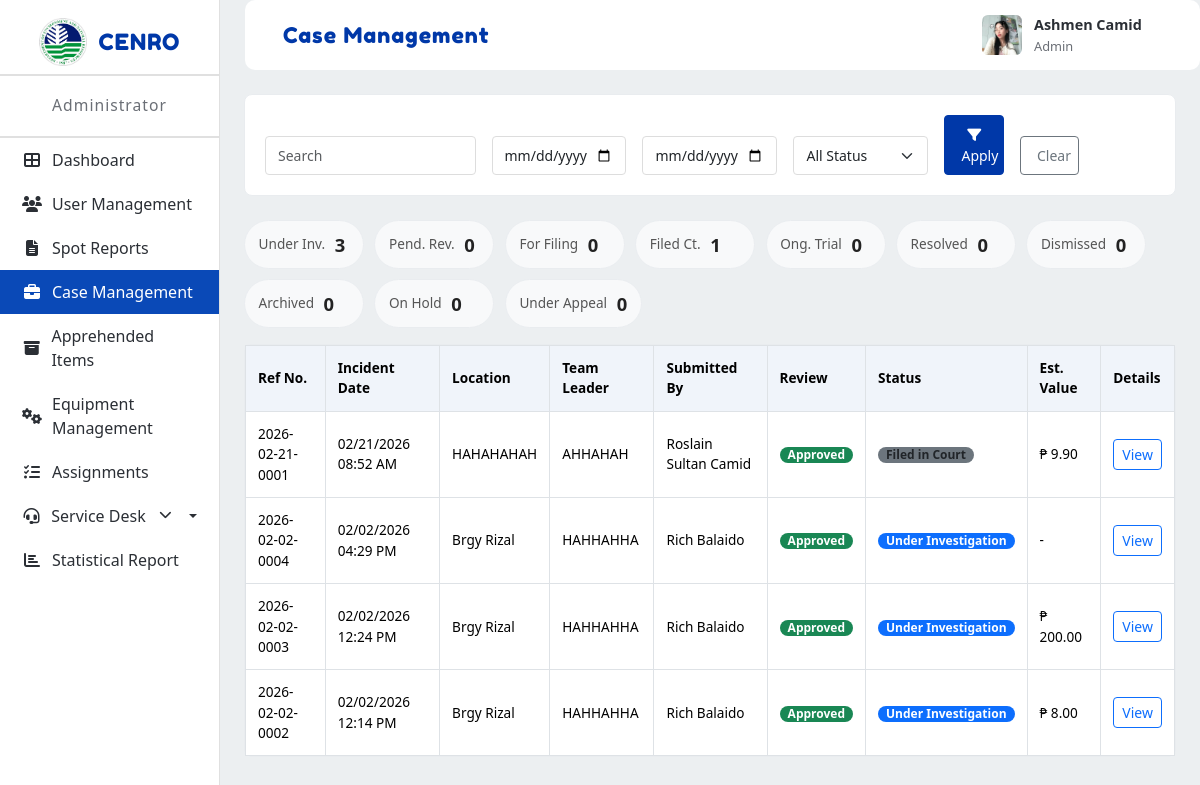
/prototype/app/modules/admin/views/case_management.php (signed in), run on the app's committed database.
### tables this page shows
CREATE TABLE `users` (
  `id` int(11) NOT NULL,
  `email` varchar(255) NOT NULL,
  `password_hash` varchar(255) NOT NULL,
  `full_name` varchar(255) NOT NULL,
  `contact_number` varchar(20) DEFAULT NULL,
  `office_unit` varchar(255) DEFAULT NULL,
  `profile_picture` varchar(255) DEFAULT NULL,
  `role` enum('Admin','Enforcement Officer','Enforcer','Property Custodian','Office Staff') NOT NULL,
  `status` tinyint(1) DEFAULT 1,
  `created_at` timestamp NOT NULL DEFAULT current_timestamp(),
  `updated_at` timestamp NOT NULL DEFAULT current_timestamp() ON UPDATE current_timestamp(),
  `last_login` timestamp NULL DEFAULT NULL,
  `position` varchar(100) DEFAULT NULL
);

CREATE TABLE `spot_reports` (
  `id` int(10) UNSIGNED NOT NULL,
  `reference_no` varchar(100) NOT NULL,
  `incident_datetime` datetime DEFAULT NULL,
  `memo_date` datetime DEFAULT NULL,
  `location` text DEFAULT NULL,
  `summary` text DEFAULT NULL,
  `team_leader` varchar(255) DEFAULT NULL,
  `custodian` varchar(255) DEFAULT NULL,
  `status` varchar(50) NOT NULL DEFAULT 'Draft',
  `status_comment` text DEFAULT NULL,
  `case_status` varchar(64) DEFAULT NULL,
  `created_at` datetime NOT NULL DEFAULT current_timestamp(),
  `updated_at` datetime DEFAULT NULL,
  `submitted_by` int(11) DEFAULT NULL
);

### prototype/app/modules/admin/views/case_management.php (the view, shortened to what the rows shown need)
<!DOCTYPE html>
<html lang="en">
<head>
  <link href="https://cdn.jsdelivr.net/npm/bootstrap@5.3.2/dist/css/bootstrap.min.css" rel="stylesheet">
  <link rel="stylesheet" href="https://cdn.jsdelivr.net/npm/bootstrap-icons@1.11.1/font/bootstrap-icons.css">
  <link rel="stylesheet" href="../../../../public/assets/css/modules/admin/common.css">
  <link rel="stylesheet" href="../../../../public/assets/css/modules/admin/case-management.css">
  <link rel="stylesheet" href="https://cdnjs.cloudflare.com/ajax/libs/font-awesome/6.4.2/css/all.min.css">
</head>
<body>
  <div class="layout">
    <div class="main">
      <div class="topbar">
        <div class="topbar-card">
            <?php include_once __DIR__ . '/../../shared/views/topbar_profile.php'; ?>
        </div>
      </div>
      <div class="main-content">
        <div class="container-fluid p-4">
          <?php
          try {
            require_once dirname(dirname(dirname(__DIR__))) . '/config/db.php';
            $counts = [
              'under-investigation' => 0,
              'pending-review' => 0,
              'for-filing' => 0,
              'filed-in-court' => 0,
              'ongoing-trial' => 0,
              'resolved' => 0,
              'dismissed' => 0,
              'archived' => 0,
              'on-hold' => 0,
              'under-appeal' => 0
            ];
            $stmtCounts = $pdo->query("SELECT LOWER(TRIM(case_status)) AS status, COUNT(*) AS cnt FROM spot_reports WHERE LOWER(TRIM(status)) = 'approved' GROUP BY LOWER(TRIM(case_status))");
            while ($r = $stmtCounts->fetch(PDO::FETCH_ASSOC)) {
              $s = strtolower(trim($r['status'] ?? ''));
              $c = (int)$r['cnt'];
              if ($s === '') {
                $counts['under-investigation'] += $c;
              } elseif (strpos($s, 'under') !== false && (strpos($s, 'invest') !== false || strpos($s, 'review') === false)) {
                $counts['under-investigation'] += $c;
              } elseif (strpos($s, 'pending') !== false || strpos($s, 'pending review') !== false) {
                $counts['pending-review'] += $c;
              } elseif (strpos($s, 'for filing') !== false || strpos($s, 'for-filing') !== false) {
                $counts['for-filing'] += $c;
              } elseif (strpos($s, 'filed') !== false || strpos($s, 'filed in court') !== false || strpos($s, 'filed-in-court') !== false) {
                $counts['filed-in-court'] += $c;
              } elseif (strpos($s, 'ongoing') !== false || strpos($s, 'trial') !== false) {
                $counts['ongoing-trial'] += $c;
              } elseif (strpos($s, 'dismiss') !== false) {
                $counts['dismissed'] += $c;
              } elseif (strpos($s, 'resolv') !== false || strpos($s, 'resolved') !== false) {
                $counts['resolved'] += $c;
              } elseif (strpos($s, 'archiv') !== false) {
                $counts['archived'] += $c;
              } elseif (strpos($s, 'hold') !== false) {
                $counts['on-hold'] += $c;
              } elseif (strpos($s, 'appeal') !== false) {
                $counts['under-appeal'] += $c;
              } else {
                $counts['under-investigation'] += $c;
              }
            }
            $stmt = $pdo->prepare("SELECT s.id, s.reference_no, s.incident_datetime, s.location, s.team_leader, u.full_name AS submitted_by_name, s.status, s.case_status, (SELECT SUM(value) FROM spot_report_items WHERE report_id = s.id) AS est_value FROM spot_reports s LEFT JOIN users u ON u.id = s.submitted_by WHERE LOWER(TRIM(s.status)) = 'approved' ORDER BY s.created_at DESC");
            $stmt->execute();
            $approvedRows = $stmt->fetchAll(PDO::FETCH_ASSOC);
          } catch (Exception $e) {
            $counts = array_fill_keys(array_keys($counts), 0);
            $approvedRows = [];
          }
          ?>
          <div class="card">
            <div class="card-body p-0">
              <div class="table-responsive">
                <table class="table table-hover mb-0">
                  <thead class="table-light">
                    <tr>
                      <th>Ref No.</th>
                      <th>Incident Date</th>
                      <th>Location</th>
                      <th>Team Leader</th>
                      <th>Submitted By</th>
                      <th>Review</th>
                      <th>Status</th>
                      <th>Est. Value</th>
                      <th>Details</th>
                    </tr>
                  </thead>
                  <tbody id="casesTableBody">
                    <?php
                    if (!empty($approvedRows)) {
                      foreach ($approvedRows as $r) {
                        $ref = htmlspecialchars($r['reference_no'] ?? '');
                        if (!empty($r['incident_datetime'])) {
                          try {
                            $dt = new DateTime($r['incident_datetime']);
                            $inc = htmlspecialchars($dt->format('m/d/Y h:i A'));
                          } catch (Exception $e) {
                            $inc = htmlspecialchars($r['incident_datetime']);
                          }
                        } else {
                          $inc = '-';
                        }
                        $loc = htmlspecialchars($r['location'] ?? '');
                        $tl = htmlspecialchars($r['team_leader'] ?? '');
                        $submittedBy = htmlspecialchars($r['submitted_by_name'] ?? '-');
                        $statusRaw = strtolower(trim($r['status'] ?? ''));
                        $caseStatusRaw = strtolower(trim($r['case_status'] ?? ''));
                        $reviewBadgeClass = 'bg-secondary';
                        if ($statusRaw === 'approved') {
                          $reviewBadgeClass = 'bg-success';
                        } elseif (in_array($statusRaw, ['pending', 'for review', 'under review'])) {
                          $reviewBadgeClass = 'bg-warning';
                        } elseif (in_array($statusRaw, ['rejected', 'denied'])) {
                          $reviewBadgeClass = 'bg-danger';
                        }
                        $caseBadgeClass = 'bg-secondary';
                        $hasCaseStatus = isset($r['case_status']) && trim((string)$r['case_status']) !== '';
                        if ($hasCaseStatus) {
                          if (in_array($caseStatusRaw, ['under investigation','under-investigation','under_review','under review'])) {
                            $caseBadgeClass = 'bg-primary';
                          } elseif (in_array($caseStatusRaw, ['for filing','for-filing'])) {
                            $caseBadgeClass = 'bg-warning';
                          } elseif (in_array($caseStatusRaw, ['ongoing','ongoing-trial','ongoing trial'])) {
                            $caseBadgeClass = 'bg-info';
                          } elseif (in_array($caseStatusRaw, ['filed in court','filed-in-court','filed'])) {
                            $caseBadgeClass = 'bg-secondary';
                          } elseif ($caseStatusRaw === 'dismissed') {
                            $caseBadgeClass = 'bg-danger';
                          } elseif ($caseStatusRaw === 'resolved') {
                            $caseBadgeClass = 'bg-success';
                          } elseif ($caseStatusRaw === 'archived') {
                            $caseBadgeClass = 'bg-dark';
                          }
                        } else {
                          if ($statusRaw === 'approved') {
                            $caseBadgeClass = 'bg-primary';
                          } else {
                            $caseBadgeClass = 'bg-secondary';
                          }
                        }
                        $estRaw = isset($r['est_value']) ? $r['est_value'] : null;
                        $est = ($estRaw !== null && $estRaw !== '') ? ('₱ ' . number_format((float)$estRaw, 2)) : '-';
                        $viewUrl = 'case_details.php?ref=' . urlencode($r['reference_no']);
                        echo "<tr>\n";
                        echo "  <td>$ref</td>\n";
                        echo "  <td>" . $inc . "</td>\n";
                        echo "  <td>" . $loc . "</td>\n";
                        echo "  <td>" . $tl . "</td>\n";
                        echo "  <td>" . $submittedBy . "</td>\n";
                        echo "  <td><span class=\"badge $reviewBadgeClass\">" . htmlspecialchars($r['status'] ?? '') . "</span></td>\n";
                        $displayCaseStatus = $r['case_status'] ?? 'Under Investigation';
                        echo "  <td><span class=\"badge $caseBadgeClass\">" . htmlspecialchars($displayCaseStatus) . "</span></td>\n";
                        echo "  <td>" . $est . "</td>\n";
                        echo "  <td><a href=\"$viewUrl\" class=\"btn btn-sm btn-outline-primary\" title=\"View Details\">View</a></td>\n";
                        echo "</tr>\n";
                      }
                    } else {
                      echo '<tr><td colspan="9" class="text-center">No approved cases found.</td></tr>';
                    }
                    ?>
                  </tbody>
                </table>
              </div>
            </div>
          </div>
        </div>
      </div>
    </div>
  </div>
</body>
</html>

### prototype/app/modules/shared/views/topbar_profile.php (shortened to what the rows shown need)
<?php
require_once __DIR__ . '/../../../../app/config/db.php';
$topImg = '../../../../public/assets/images/default-avatar.png';
$topName = 'Guest';
$topRole = 'User';
$sessionUserId = $_SESSION['uid'] ?? $_SESSION['id'] ?? null;
$sessionUserEmail = $_SESSION['email'] ?? null;
try {
  $r = null;
  if (!empty($sessionUserId)) {
    $stmt = $pdo->prepare('SELECT id, full_name, profile_picture, role FROM users WHERE id = ? LIMIT 1');
    $stmt->execute([$sessionUserId]);
    $r = $stmt->fetch();
  } elseif (!empty($sessionUserEmail)) {
    $stmt = $pdo->prepare('SELECT id, full_name, profile_picture, role FROM users WHERE email = ? LIMIT 1');
    $stmt->execute([$sessionUserEmail]);
    $r = $stmt->fetch();
  }
  if (!empty($r)) {
    if (!empty($r['full_name'])) {
      $parts = preg_split('/\s+/', trim($r['full_name']));
      if (count($parts) === 1) {
        $topName = $parts[0];
      } else {
        $topName = $parts[0] . ' ' . $parts[count($parts) - 1];
      }
    } else {
      $topName = $topName;
    }
    $topRole = !empty($r['role']) ? $r['role'] : $topRole;
    if (!empty($r['profile_picture'])) {
      $stored = ltrim($r['profile_picture'], '/');
      $fsPath = __DIR__ . '/../../../../' . $stored;
      if (file_exists($fsPath)) {
        $topImg = '../../../../' . $stored;
      }
    }
  }
} catch (Exception $e) {
}
?>
<div class="topbar-profile-card" id="profileCard">
  <img src="<?php echo htmlspecialchars($topImg); ?>" alt="Profile" class="topbar-profile-img" id="profileImg">
  <div class="topbar-profile-info">
    <span class="name"><?php echo htmlspecialchars($topName); ?></span>
    <span class="role"><?php echo htmlspecialchars($topRole); ?></span>
  </div>
</div>

### data on the page
users: profile_picture (picture), full_name "Ashmen Camid", role "Admin"
spot_reports: reference_no "2026-02-21-0001", incident_datetime "02/21/2026 08:52 AM", location "HAHAHAHAH", team_leader "AHHAHAH", submitted_by.full_name "Roslain Sultan Camid", status "Approved", case_status "Filed in Court", est "₱ 9.90"
spot_reports: reference_no "2026-02-02-0004", incident_datetime "02/02/2026 04:29 PM", location "Brgy Rizal", team_leader "HAHHAHHA", submitted_by.full_name "Rich Balaido", status "Approved", case_status "Under Investigation", est "-"
spot_reports: reference_no "2026-02-02-0003", incident_datetime "02/02/2026 12:24 PM", location "Brgy Rizal", team_leader "HAHHAHHA", submitted_by.full_name "Rich Balaido", status "Approved", case_status "Under Investigation", est "₱ 200.00"
spot_reports: reference_no "2026-02-02-0002", incident_datetime "02/02/2026 12:14 PM", location "Brgy Rizal", team_leader "HAHHAHHA", submitted_by.full_name "Rich Balaido", status "Approved", case_status "Under Investigation", est "₱ 8.00"

### other printed values
$counts['under-investigation'] "3"
$counts['pending-review'] "0"
$counts['for-filing'] "0"
$counts['filed-in-court'] "1"
$counts['ongoing-trial'] "0"
$counts['resolved'] "0"
$counts['dismissed'] "0"
$counts['archived'] "0"
$counts['on-hold'] "0"
$counts['under-appeal'] "0"
